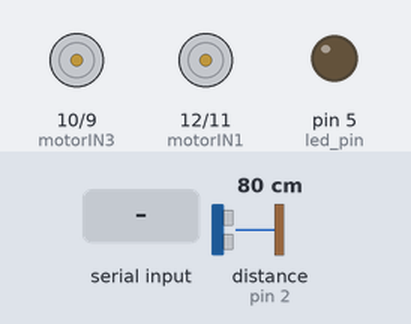
Simulated run of this sketch. Board: Arduino Uno, built with avr-gcc and run on an emulated ATmega328P. On the bench: motor-driver pin pairs drawn as motors (green arrow = first pin HIGH = forward, orange = second pin HIGH = backward, longer = more drive), output pins drawn as LEDs (lit = HIGH). Wiring (inferred from the names in the program): ultrasonic range finder: trigger pin 3; echo pin 2. The inputs (shaded band) are chosen by the test bench; at power-on: distance to the obstacle (sensor on pin 2) 80 cm. The echo pulse lasts 58.3 µs per cm; pins used as bus, display or sensor lines are not drawn.

Above: at 1.2 s.
1.3 s: distance to the obstacle (sensor on pin 2) set to 55 cm
2.8 s: distance to the obstacle (sensor on pin 2) set to 46 cm
At 4.0 s:
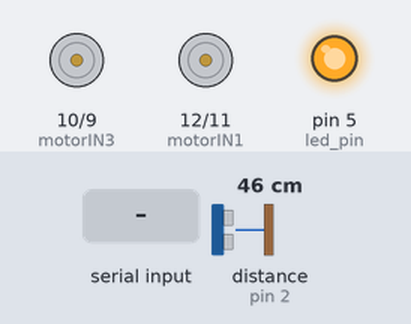
4.3 s: "f" received over Serial
At 5.5 s:
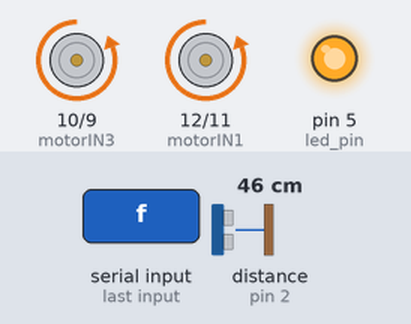
5.8 s: "b" received over Serial
At 7.0 s:
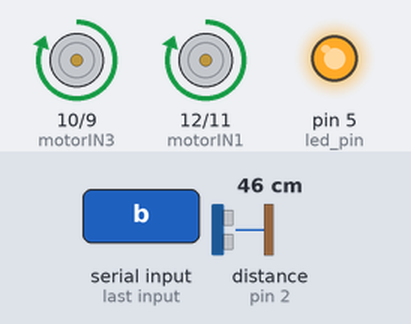
7.3 s: "l" received over Serial
At 7.53 s:
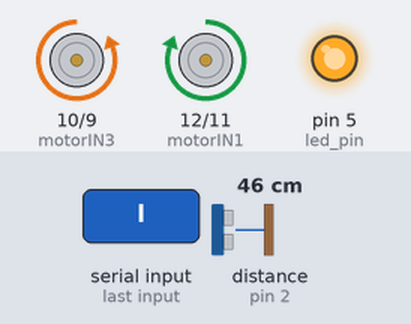
9.2 s: "r" received over Serial
At 9.44 s:
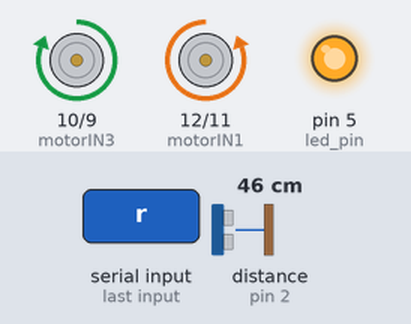
Timing chart, 0 to 12.1 s (numbered marks = the images above; inputs shaded):
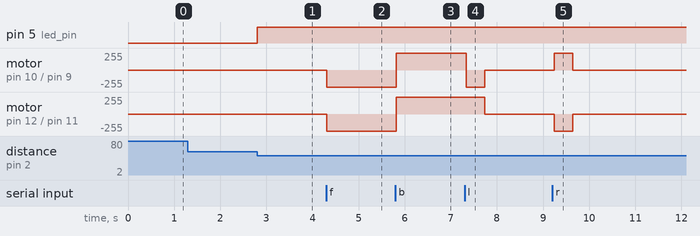

Measured:
- the behaviour switches between 52 and 51 cm on distance to the obstacle (sensor on pin 2) (found by bisection; images 0 and 1)
- after the input at 1.3 s, every drawn part: stays the same
- after the input at 2.8 s, pin 5 (led_pin): LOW → HIGH at once
- after the input at 4.3 s, motor on pin 10 (motorIN3) / pin 9 (motorIN4), motor on pin 12 (motorIN1) / pin 11 (motorIN2): stopped → backward 255/255 at once
- after the input at 5.8 s, motor on pin 10 (motorIN3) / pin 9 (motorIN4), motor on pin 12 (motorIN1) / pin 11 (motorIN2): backward 255/255 → forward 255/255 at once
- after the input at 7.3 s, motor on pin 10 (motorIN3) / pin 9 (motorIN4): forward 255/255 → backward 255/255 at once, → stopped 0.40 s later; motor on pin 12 (motorIN1) / pin 11 (motorIN2): forward 255/255 → stopped after 0.43 s
- after the input at 9.2 s, motor on pin 10 (motorIN3) / pin 9 (motorIN4): stopped → forward 255/255 at once, → stopped 0.40 s later; motor on pin 12 (motorIN1) / pin 11 (motorIN2): stopped → backward 255/255 at once, → stopped 0.40 s later

The sketch:

projectCodeUpdated.ino
```cpp
int motorIN1 = 12;
int motorIN2 = 11;
int motorIN3 = 10;
int motorIN4 = 9;

#define led_pin 5
#define echoPin 2
#define trigPin 3

long duration;
int distance;

char State;

void setup() {
  pinMode(led_pin, OUTPUT);
  pinMode(trigPin, OUTPUT);
  pinMode(echoPin, INPUT);
  pinMode(motorIN1, OUTPUT);
  pinMode(motorIN2, OUTPUT);
  pinMode(motorIN3, OUTPUT);
  pinMode(motorIN4, OUTPUT);
  Serial.begin(9600);
}

void loop() {
  if (Serial.available() > 0) {
    State = Serial.read();
    executeCommand(State); // Execute the command received
  }

  measureDistance(); // Measure distance and turn on LED if obstacle is close
}

void measureDistance() {
  digitalWrite(trigPin, LOW);
  delayMicroseconds(2);
  digitalWrite(trigPin, HIGH);
  delayMicroseconds(10);
  digitalWrite(trigPin, LOW);
  duration = pulseIn(echoPin, HIGH);
  distance = duration * 0.0344 / 2;

  if (distance <= 50) {
    digitalWrite(led_pin, HIGH);
    delay(500);
    //digitalWrite(led_pin, LOW);
  } else {
    digitalWrite(led_pin, LOW);
  }
}

void executeCommand(char command) {
  switch (command) {
    case 'f': // forward
      moveForward();
      break;
    case 'b': // backward
      moveBackward();
      break;
    case 'l': // turn left
      turnLeft();
      break;
    case 'r': // turn right
      turnRight();
      break;
    case 's': // stop
      stopMovement();
      break;
    default:
      stopMovement();
      break;
  }
}

void moveForward() {
  digitalWrite(motorIN1, LOW);
  digitalWrite(motorIN2, HIGH);
  digitalWrite(motorIN3, LOW);
  digitalWrite(motorIN4, HIGH);
}

void moveBackward() {
  digitalWrite(motorIN1, HIGH);
  digitalWrite(motorIN2, LOW);
  digitalWrite(motorIN3, HIGH);
  digitalWrite(motorIN4, LOW);
}

void turnLeft() {
  digitalWrite(motorIN1, HIGH);
  digitalWrite(motorIN2, LOW);
  digitalWrite(motorIN3, LOW);
  digitalWrite(motorIN4, HIGH);
  delay(400); // Adjust this delay to control the turning angle
  stopMovement();
}

void turnRight() {
  digitalWrite(motorIN1, LOW);
  digitalWrite(motorIN2, HIGH);
  digitalWrite(motorIN3, HIGH);
  digitalWrite(motorIN4, LOW);
  delay(400); // Adjust this delay to control the turning angle
  stopMovement();
}

void stopMovement() {
  digitalWrite(motorIN1, LOW);
  digitalWrite(motorIN2, LOW);
  digitalWrite(motorIN3, LOW);
  digitalWrite(motorIN4, LOW);
}
```
